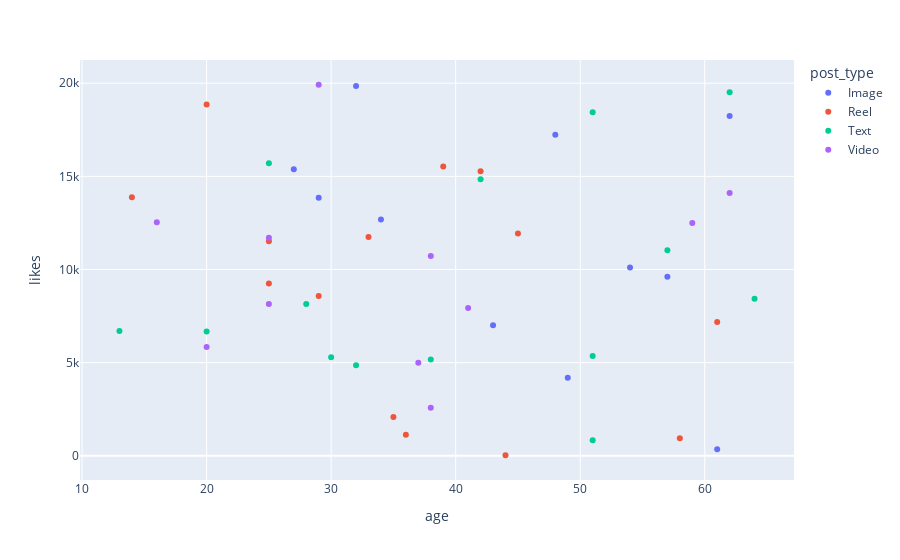

Notebook code cell kept with this figure:
### Code cell
fig = px.scatter(top, x="age", y="likes", color="post_type")
fig.show()

### Figure 1 — Plotly figure (JSON) as saved in the notebook; plotly's stock layout.template omitted (floating-point values rounded to 4 significant figures)
{"data": [{"hovertemplate": "post_type=Image<br>age=%{x}<br>likes=%{y}<extra></extra>", "legendgroup": "Image", "marker": {"color": "#636efa", "symbol": "circle"}, "mode": "markers", "name": "Image", "orientation": "v", "showlegend": true, "type": "scatter", "x": [43, 34, 57, 54, 61, 32, 29, 48, 27, 49, 62], "xaxis": "x", "y": [7011, 12682, 9611, 10106, 355, 19856, 13850, 17238, 15379, 4184, 18244], "yaxis": "y"}, {"hovertemplate": "post_type=Reel<br>age=%{x}<br>likes=%{y}<extra></extra>", "legendgroup": "Reel", "marker": {"color": "#EF553B", "symbol": "circle"}, "mode": "markers", "name": "Reel", "orientation": "v", "showlegend": true, "type": "scatter", "x": [33, 45, 25, 29, 36, 20, 39, 35, 58, 25, 61, 14, 44, 42], "xaxis": "x", "y": [11750, 11935, 9252, 8573, 1132, 18860, 15534, 2079, 944, 11510, 7178, 13884, 28, 15281], "yaxis": "y"}, {"hovertemplate": "post_type=Text<br>age=%{x}<br>likes=%{y}<extra></extra>", "legendgroup": "Text", "marker": {"color": "#00cc96", "symbol": "circle"}, "mode": "markers", "name": "Text", "orientation": "v", "showlegend": true, "type": "scatter", "x": [32, 51, 64, 25, 13, 62, 57, 20, 51, 38, 28, 30, 42, 51], "xaxis": "x", "y": [4862, 5350, 8432, 15700, 6704, 19519, 11030, 6674, 834, 5168, 8146, 5290, 14844, 18436], "yaxis": "y"}, {"hovertemplate": "post_type=Video<br>age=%{x}<br>likes=%{y}<extra></extra>", "legendgroup": "Video", "marker": {"color": "#ab63fa", "symbol": "circle"}, "mode": "markers", "name": "Video", "orientation": "v", "showlegend": true, "type": "scatter", "x": [16, 25, 62, 20, 38, 59, 37, 29, 25, 41, 38], "xaxis": "x", "y": [12535, 11703, 14106, 5840, 10721, 12493, 4991, 19918, 8151, 7934, 2572], "yaxis": "y"}], "layout": {"legend": {"title": {"text": "post_type"}, "tracegroupgap": 0}, "margin": {"t": 60}, "xaxis": {"anchor": "y", "domain": [0, 1], "title": {"text": "age"}}, "yaxis": {"anchor": "x", "domain": [0, 1], "title": {"text": "likes"}}}}
